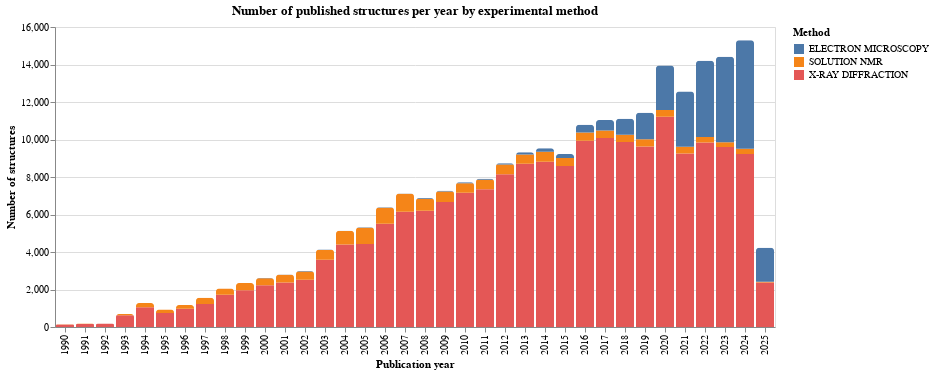

The cell this chart's notebook holds for it:
### Code cell
# showing plot
yearly_method

### Figure 1 — Vega-Lite specification as saved in the notebook (floating-point values rounded to 4 significant figures)
{"config": {"view": {"continuousWidth": 300, "continuousHeight": 300}}, "data": {"name": "data-2e6f6fb7908ed1522fd9324194caf114"}, "mark": {"type": "bar", "cornerRadiusTopLeft": 3, "cornerRadiusTopRight": 3}, "encoding": {"color": {"field": "experimentalTechnique", "title": "Method", "type": "nominal"}, "x": {"field": "publicationYear", "title": "Publication year", "type": "ordinal"}, "y": {"field": "countedStructures", "title": "Number of structures", "type": "quantitative"}}, "title": "Number of published structures per year by experimental method", "$schema": "https://vega.github.io/schema/vega-lite/v5.20.1.json", "datasets": {"data-2e6f6fb7908ed1522fd9324194caf114": [{"experimentalTechnique": "X-RAY DIFFRACTION", "publicationYear": 1990, "countedStructures": 135}, {"experimentalTechnique": "SOLUTION NMR", "publicationYear": 1990, "countedStructures": 7}, {"experimentalTechnique": "ELECTRON MICROSCOPY", "publicationYear": 1990, "countedStructures": 0}, {"experimentalTechnique": "X-RAY DIFFRACTION", "publicationYear": 1991, "countedStructures": 162}, {"experimentalTechnique": "SOLUTION NMR", "publicationYear": 1991, "countedStructures": 23}, {"experimentalTechnique": "ELECTRON MICROSCOPY", "publicationYear": 1991, "countedStructures": 0}, {"experimentalTechnique": "X-RAY DIFFRACTION", "publicationYear": 1992, "countedStructures": 181}, {"experimentalTechnique": "SOLUTION NMR", "publicationYear": 1992, "countedStructures": 11}, {"experimentalTechnique": "ELECTRON MICROSCOPY", "publicationYear": 1992, "countedStructures": 0}, {"experimentalTechnique": "X-RAY DIFFRACTION", "publicationYear": 1993, "countedStructures": 622}, {"experimentalTechnique": "SOLUTION NMR", "publicationYear": 1993, "countedStructures": 74}, {"experimentalTechnique": "ELECTRON MICROSCOPY", "publicationYear": 1993, "countedStructures": 0}, {"experimentalTechnique": "X-RAY DIFFRACTION", "publicationYear": 1994, "countedStructures": 1057}, {"experimentalTechnique": "SOLUTION NMR", "publicationYear": 1994, "countedStructures": 222}, {"experimentalTechnique": "ELECTRON MICROSCOPY", "publicationYear": 1994, "countedStructures": 0}, {"experimentalTechnique": "X-RAY DIFFRACTION", "publicationYear": 1995, "countedStructures": 748}, {"experimentalTechnique": "SOLUTION NMR", "publicationYear": 1995, "countedStructures": 190}, {"experimentalTechnique": "ELECTRON MICROSCOPY", "publicationYear": 1995, "countedStructures": 0}, {"experimentalTechnique": "X-RAY DIFFRACTION", "publicationYear": 1996, "countedStructures": 980}, {"experimentalTechnique": "SOLUTION NMR", "publicationYear": 1996, "countedStructures": 188}, {"experimentalTechnique": "ELECTRON MICROSCOPY", "publicationYear": 1996, "countedStructures": 0}, {"experimentalTechnique": "X-RAY DIFFRACTION", "publicationYear": 1997, "countedStructures": 1233}, {"experimentalTechnique": "SOLUTION NMR", "publicationYear": 1997, "countedStructures": 328}, {"experimentalTechnique": "ELECTRON MICROSCOPY", "publicationYear": 1997, "countedStructures": 1}, {"experimentalTechnique": "X-RAY DIFFRACTION", "publicationYear": 1998, "countedStructures": 1721}, {"experimentalTechnique": "SOLUTION NMR", "publicationYear": 1998, "countedStructures": 331}, {"experimentalTechnique": "ELECTRON MICROSCOPY", "publicationYear": 1998, "countedStructures": 0}, {"experimentalTechnique": "X-RAY DIFFRACTION", "publicationYear": 1999, "countedStructures": 1960}, {"experimentalTechnique": "SOLUTION NMR", "publicationYear": 1999, "countedStructures": 389}, {"experimentalTechnique": "ELECTRON MICROSCOPY", "publicationYear": 1999, "countedStructures": 1}, {"experimentalTechnique": "X-RAY DIFFRACTION", "publicationYear": 2000, "countedStructures": 2231}, {"experimentalTechnique": "SOLUTION NMR", "publicationYear": 2000, "countedStructures": 370}, {"experimentalTechnique": "ELECTRON MICROSCOPY", "publicationYear": 2000, "countedStructures": 11}, {"experimentalTechnique": "X-RAY DIFFRACTION", "publicationYear": 2001, "countedStructures": 2376}, {"experimentalTechnique": "SOLUTION NMR", "publicationYear": 2001, "countedStructures": 413}, {"experimentalTechnique": "ELECTRON MICROSCOPY", "publicationYear": 2001, "countedStructures": 9}, {"experimentalTechnique": "X-RAY DIFFRACTION", "publicationYear": 2002, "countedStructures": 2525}, {"experimentalTechnique": "SOLUTION NMR", "publicationYear": 2002, "countedStructures": 438}, {"experimentalTechnique": "ELECTRON MICROSCOPY", "publicationYear": 2002, "countedStructures": 24}, {"experimentalTechnique": "X-RAY DIFFRACTION", "publicationYear": 2003, "countedStructures": 3584}, {"experimentalTechnique": "SOLUTION NMR", "publicationYear": 2003, "countedStructures": 524}, {"experimentalTechnique": "ELECTRON MICROSCOPY", "publicationYear": 2003, "countedStructures": 29}, {"experimentalTechnique": "X-RAY DIFFRACTION", "publicationYear": 2004, "countedStructures": 4394}, {"experimentalTechnique": "SOLUTION NMR", "publicationYear": 2004, "countedStructures": 727}, {"experimentalTechnique": "ELECTRON MICROSCOPY", "publicationYear": 2004, "countedStructures": 12}, {"experimentalTechnique": "X-RAY DIFFRACTION", "publicationYear": 2005, "countedStructures": 4426}, {"experimentalTechnique": "SOLUTION NMR", "publicationYear": 2005, "countedStructures": 871}, {"experimentalTechnique": "ELECTRON MICROSCOPY", "publicationYear": 2005, "countedStructures": 23}, {"experimentalTechnique": "X-RAY DIFFRACTION", "publicationYear": 2006, "countedStructures": 5506}, {"experimentalTechnique": "SOLUTION NMR", "publicationYear": 2006, "countedStructures": 857}, {"experimentalTechnique": "ELECTRON MICROSCOPY", "publicationYear": 2006, "countedStructures": 26}, {"experimentalTechnique": "X-RAY DIFFRACTION", "publicationYear": 2007, "countedStructures": 6141}, {"experimentalTechnique": "SOLUTION NMR", "publicationYear": 2007, "countedStructures": 962}, {"experimentalTechnique": "ELECTRON MICROSCOPY", "publicationYear": 2007, "countedStructures": 19}, {"experimentalTechnique": "X-RAY DIFFRACTION", "publicationYear": 2008, "countedStructures": 6198}, {"experimentalTechnique": "SOLUTION NMR", "publicationYear": 2008, "countedStructures": 647}, {"experimentalTechnique": "ELECTRON MICROSCOPY", "publicationYear": 2008, "countedStructures": 41}, {"experimentalTechnique": "X-RAY DIFFRACTION", "publicationYear": 2009, "countedStructures": 6662}, {"experimentalTechnique": "SOLUTION NMR", "publicationYear": 2009, "countedStructures": 564}, {"experimentalTechnique": "ELECTRON MICROSCOPY", "publicationYear": 2009, "countedStructures": 40}, {"experimentalTechnique": "X-RAY DIFFRACTION", "publicationYear": 2010, "countedStructures": 7163}, {"experimentalTechnique": "SOLUTION NMR", "publicationYear": 2010, "countedStructures": 510}, {"experimentalTechnique": "ELECTRON MICROSCOPY", "publicationYear": 2010, "countedStructures": 53}, {"experimentalTechnique": "X-RAY DIFFRACTION", "publicationYear": 2011, "countedStructures": 7342}, {"experimentalTechnique": "SOLUTION NMR", "publicationYear": 2011, "countedStructures": 515}, {"experimentalTechnique": "ELECTRON MICROSCOPY", "publicationYear": 2011, "countedStructures": 53}, {"experimentalTechnique": "X-RAY DIFFRACTION", "publicationYear": 2012, "countedStructures": 8144}, {"experimentalTechnique": "SOLUTION NMR", "publicationYear": 2012, "countedStructures": 529}, {"experimentalTechnique": "ELECTRON MICROSCOPY", "publicationYear": 2012, "countedStructures": 65}, {"experimentalTechnique": "X-RAY DIFFRACTION", "publicationYear": 2013, "countedStructures": 8709}, {"experimentalTechnique": "SOLUTION NMR", "publicationYear": 2013, "countedStructures": 494}, {"experimentalTechnique": "ELECTRON MICROSCOPY", "publicationYear": 2013, "countedStructures": 118}, {"experimentalTechnique": "X-RAY DIFFRACTION", "publicationYear": 2014, "countedStructures": 8810}, {"experimentalTechnique": "SOLUTION NMR", "publicationYear": 2014, "countedStructures": 543}, {"experimentalTechnique": "ELECTRON MICROSCOPY", "publicationYear": 2014, "countedStructures": 186}, {"experimentalTechnique": "X-RAY DIFFRACTION", "publicationYear": 2015, "countedStructures": 8591}, {"experimentalTechnique": "SOLUTION NMR", "publicationYear": 2015, "countedStructures": 419}, {"experimentalTechnique": "ELECTRON MICROSCOPY", "publicationYear": 2015, "countedStructures": 213}, {"experimentalTechnique": "X-RAY DIFFRACTION", "publicationYear": 2016, "countedStructures": 9933}, {"experimentalTechnique": "SOLUTION NMR", "publicationYear": 2016, "countedStructures": 446}, {"experimentalTechnique": "ELECTRON MICROSCOPY", "publicationYear": 2016, "countedStructures": 406}, {"experimentalTechnique": "X-RAY DIFFRACTION", "publicationYear": 2017, "countedStructures": 10077}, {"experimentalTechnique": "SOLUTION NMR", "publicationYear": 2017, "countedStructures": 407}, {"experimentalTechnique": "ELECTRON MICROSCOPY", "publicationYear": 2017, "countedStructures": 550}, {"experimentalTechnique": "X-RAY DIFFRACTION", "publicationYear": 2018, "countedStructures": 9870}, {"experimentalTechnique": "SOLUTION NMR", "publicationYear": 2018, "countedStructures": 389}, {"experimentalTechnique": "ELECTRON MICROSCOPY", "publicationYear": 2018, "countedStructures": 844}, {"experimentalTechnique": "X-RAY DIFFRACTION", "publicationYear": 2019, "countedStructures": 9632}, {"experimentalTechnique": "SOLUTION NMR", "publicationYear": 2019, "countedStructures": 379}, {"experimentalTechnique": "ELECTRON MICROSCOPY", "publicationYear": 2019, "countedStructures": 1421}, {"experimentalTechnique": "X-RAY DIFFRACTION", "publicationYear": 2020, "countedStructures": 11211}, {"experimentalTechnique": "SOLUTION NMR", "publicationYear": 2020, "countedStructures": 368}, {"experimentalTechnique": "ELECTRON MICROSCOPY", "publicationYear": 2020, "countedStructures": 2363}, {"experimentalTechnique": "X-RAY DIFFRACTION", "publicationYear": 2021, "countedStructures": 9251}, {"experimentalTechnique": "SOLUTION NMR", "publicationYear": 2021, "countedStructures": 361}, {"experimentalTechnique": "ELECTRON MICROSCOPY", "publicationYear": 2021, "countedStructures": 2947}, {"experimentalTechnique": "X-RAY DIFFRACTION", "publicationYear": 2022, "countedStructures": 9841}, {"experimentalTechnique": "SOLUTION NMR", "publicationYear": 2022, "countedStructures": 296}, {"experimentalTechnique": "ELECTRON MICROSCOPY", "publicationYear": 2022, "countedStructures": 4058}, {"experimentalTechnique": "X-RAY DIFFRACTION", "publicationYear": 2023, "countedStructures": 9600}, {"experimentalTechnique": "SOLUTION NMR", "publicationYear": 2023, "countedStructures": 255}, {"experimentalTechnique": "ELECTRON MICROSCOPY", "publicationYear": 2023, "countedStructures": 4562}, {"experimentalTechnique": "X-RAY DIFFRACTION", "publicationYear": 2024, "countedStructures": 9222}, {"experimentalTechnique": "SOLUTION NMR", "publicationYear": 2024, "countedStructures": 279}, {"experimentalTechnique": "ELECTRON MICROSCOPY", "publicationYear": 2024, "countedStructures": 5788}, {"experimentalTechnique": "X-RAY DIFFRACTION", "publicationYear": 2025, "countedStructures": 2367}, {"experimentalTechnique": "SOLUTION NMR", "publicationYear": 2025, "countedStructures": 53}, {"experimentalTechnique": "ELECTRON MICROSCOPY", "publicationYear": 2025, "countedStructures": 1804}]}}
